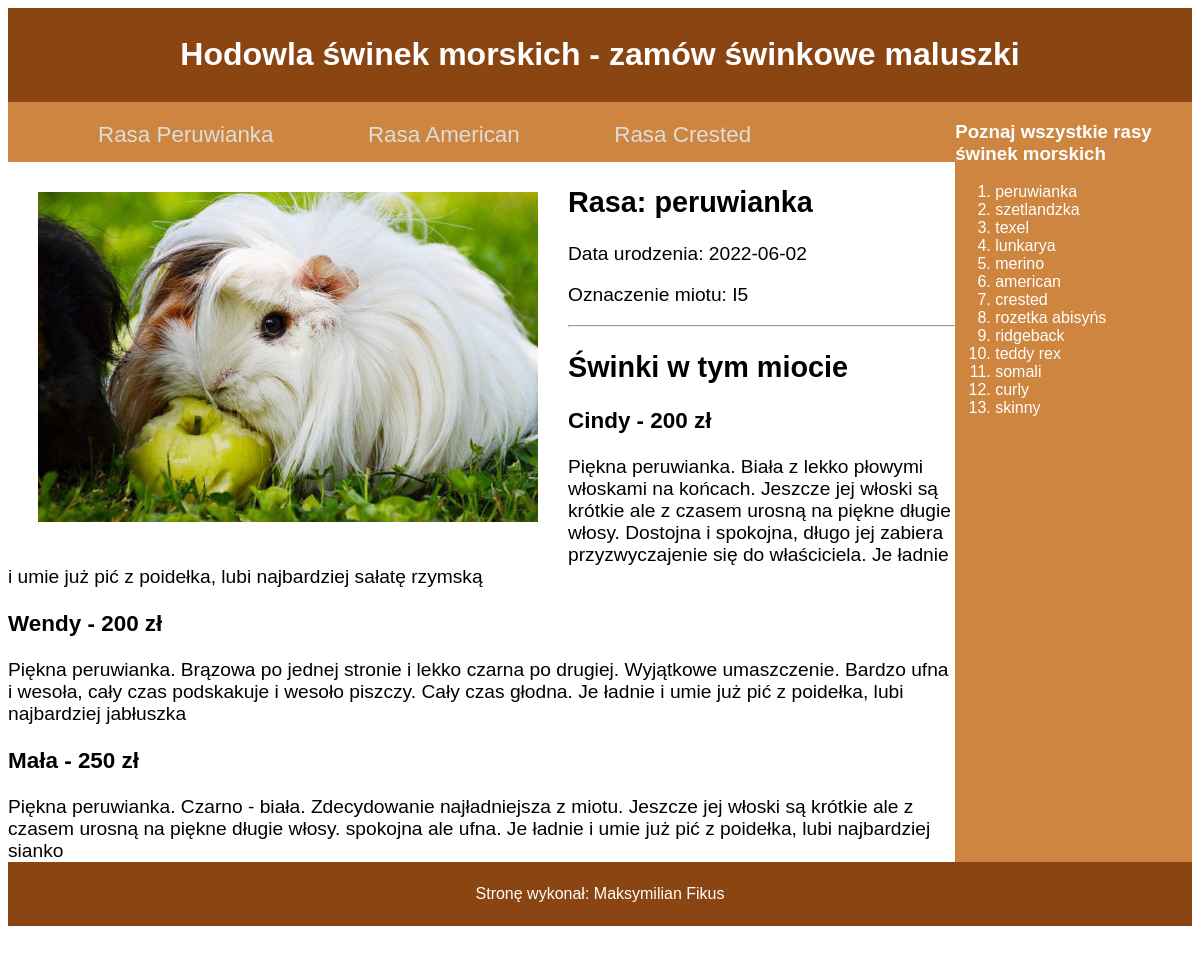
The app's page /inf03_2024_06_11/peruwianka.php with its own data.
### tables this page shows
CREATE TABLE `rasy` (
  `id` int(10) UNSIGNED NOT NULL,
  `rasa` varchar(15) DEFAULT NULL
);

CREATE TABLE `swinki` (
  `id` int(10) UNSIGNED NOT NULL,
  `rasy_id` int(10) UNSIGNED NOT NULL,
  `data_ur` date DEFAULT NULL,
  `miot` varchar(10) DEFAULT NULL,
  `opis` text DEFAULT NULL,
  `imie` varchar(10) DEFAULT NULL,
  `cena` int(10) UNSIGNED DEFAULT NULL
);

### inf03_2024_06_11/peruwianka.php (the view, shortened to what this page needs)
<!DOCTYPE html>
<html lang="pl-pl">
<head>
    <link rel="stylesheet" href="styl.css">
</head>
<body>
    <header>
        <h1>Hodowla świnek morskich - zamów świnkowe maluszki</h1>
    </header>
    <section id="prawy">
        <h3>Poznaj wszystkie rasy świnek morskich</h3>
        <ol>
            <?php
                $conn = mysqli_connect("localhost", "root", "", "hodowla");
                $sql1 = "SELECT rasa FROM rasy;";
                $wynik1 = mysqli_query($conn, $sql1);
                while($row = mysqli_fetch_array($wynik1)){
                    echo "<li>$row[0]</li>";
                }
            ?>
        </ol>
    </section>
    <section id="menu">
        <a href="peruwianka.php">Rasa Peruwianka</a>
        <a href="american.php">Rasa American</a>
        <a href="crested.php">Rasa Crested</a>
    </section>
    <main>
        <img src="peruwianka.jpg" alt="Świnka morska rasy peruwianka">
        <?php
            $sql2 = "SELECT DISTINCT data_ur, miot, rasa FROM swinki JOIN rasy ON swinki.rasy_id = rasy.id WHERE rasy.id = 1;";
            $wynik2 = mysqli_query($conn, $sql2);
            $row = mysqli_fetch_array($wynik2);
            echo "<h2>Rasa: $row[2]</h2>";
            echo "<p>Data urodzenia: $row[0]</p>";
            echo "<p>Oznaczenie miotu: $row[1]</p>";
        ?>
        <hr>
        <h2>Świnki w tym miocie</h2>
        <?php
            $sql3 = "SELECT imie, cena, opis FROM swinki WHERE rasy_id = 1; ";
            $wynik3 = mysqli_query($conn, $sql3);
            while($row = mysqli_fetch_array($wynik3)){
                echo "<h3>$row[0] - $row[1] zł</h3>";
                echo "<p>$row[2]</p>";
            }
        ?>
    </main>
    <footer>
        <p>Stronę wykonał: Maksymilian Fikus</p>
    </footer>
</body>
</html>

### inf03_2024_06_11/styl.css (style rules this page uses)
* { font-family: 'Helvetica'; }
header, footer { background-color: saddlebrown; color: white; text-align: center; padding: 7px; }
#menu { background-color: peru; width: 80%; height: 40px; padding-top: 20px; }
main { width: 80%; height: 700px; font-size: 120%; overflow: auto; }
#prawy { background-color: peru; color: white; width: 20%; height: 760px; }
a { color: #DDD; padding-left: 90px; font-size: 140%; text-decoration: none; }
img { float: left; margin: 30px; }
#prawy { float: right; }
footer { clear: both; }

### records on screen
rasy: rasa "peruwianka"
rasy: rasa "szetlandzka"
rasy: rasa "texel"
rasy: rasa "lunkarya"
rasy: rasa "merino"
rasy: rasa "american"
rasy: rasa "crested"
rasy: rasa "rozetka abisyńs"
rasy: rasa "ridgeback"
rasy: rasa "teddy rex"
rasy: rasa "somali"
rasy: rasa "curly"
rasy: rasa "skinny"
swinki: imie "Cindy", cena "200", opis "Piękna peruwianka. Biała z lekko płowymi włoskami na końcach. Jeszcze jej włoski są krótkie ale z czasem urosną na piękne długie włosy. Dostojna i spokojna, długo jej zabiera przyzwyczajenie się do właściciela. Je ładnie i umie już pić z poidełka, lubi najbardziej sałatę rzymską"
swinki: imie "Wendy", cena "200", opis "Piękna peruwianka. Brązowa po jednej stronie i lekko czarna po drugiej. Wyjątkowe umaszczenie. Bardzo ufna i wesoła, cały czas podskakuje i wesoło piszczy. Cały czas głodna. Je ładnie i umie już pić z poidełka, lubi najbardziej jabłuszka"
swinki: imie "Mała", cena "250", opis "Piękna peruwianka. Czarno - biała. Zdecydowanie najładniejsza z miotu. Jeszcze jej włoski są krótkie ale z czasem urosną na piękne długie włosy. spokojna ale ufna. Je ładnie i umie już pić z poidełka, lubi najbardziej sianko"

### other values on screen
$row[0] "2022-06-02"
$row[1] "I5"
